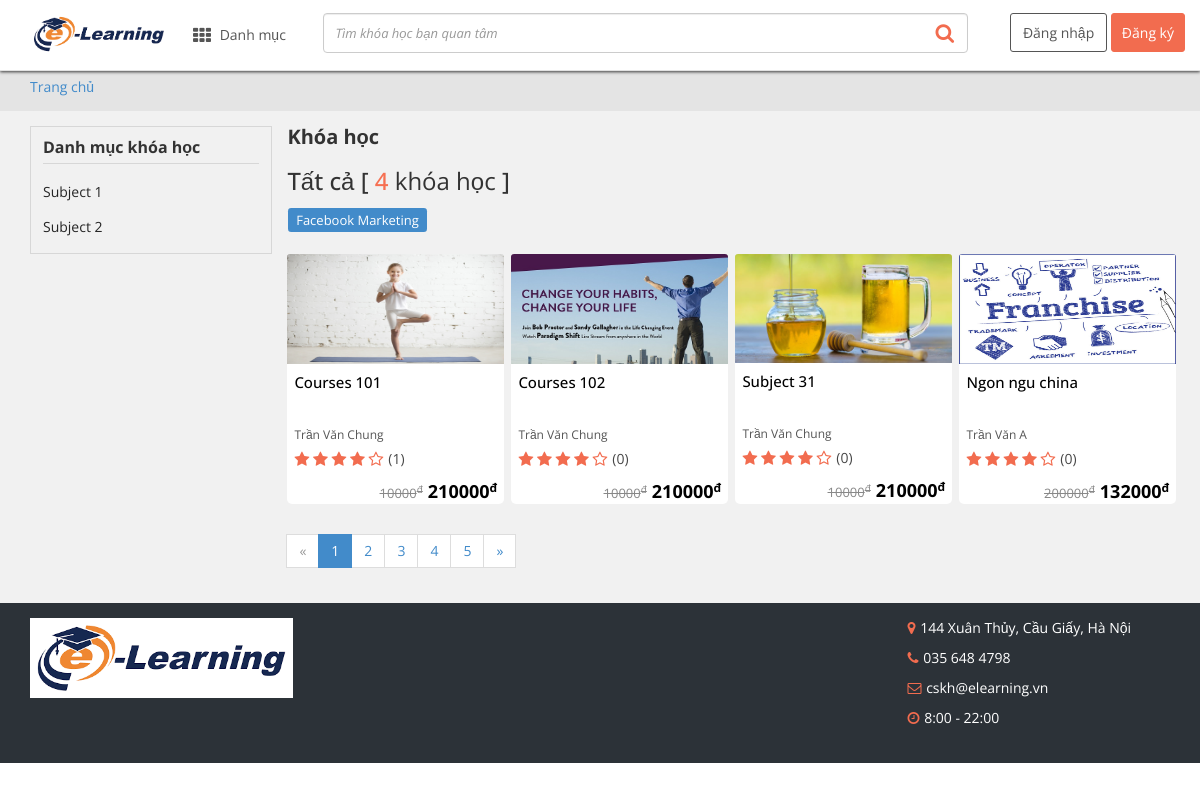
Page /course/l_course/ on the committed database.
### courser/models.py (models this page shows, shortened)
class Subject(models.Model):
    title = models.CharField(max_length=200,  unique=True)
    icon = models.ImageField(upload_to="course/subject", verbose_name="image_teacher",default="image/default.png", max_length=100)
    class Meta:
        abstract = False

class Course(models.Model):
    tag = models.ForeignKey(Tag,
                            related_name='courses',
                            on_delete=models.CASCADE)
    own_teacher = models.ForeignKey(Teacher,
                                related_name='courses',
                                on_delete=models.CASCADE)
    title = models.CharField(max_length=200, unique=True)
    image = models.ImageField(upload_to="course/courses", verbose_name="image", max_length=100)
    rate = models.IntegerField(default=0, verbose_name="rate")
    rate_student = models.IntegerField(default=0, verbose_name="rate_student")
    value_old = models.CharField(max_length=500)
    value_new = models.CharField(max_length=500)
    description = models.CharField(max_length=500)
    students = models.IntegerField(default=0, verbose_name="students")
    video_ins = models.CharField(max_length=500)
    you_need_know = models.CharField(max_length=3000, verbose_name="you_need_know", default='')
    overview = models.TextField()
    learn_times = models.CharField(max_length=500)
    module_nums = models.IntegerField(default=0, verbose_name="module_nums")
    click_nums = models.IntegerField(default=0, verbose_name="click_nums")
    fav_nums = models.IntegerField(default=0, verbose_name="fav_nums")
    teacher_tell = models.CharField(max_length=300, verbose_name="teacher_tell", default='')
    created = models.DateTimeField(auto_now_add=True)
    class Meta:
        verbose_name = "course"
        verbose_name_plural = verbose_name

### user/models.py (models this page shows, shortened)
class Account(models.Model):
    user_name = models.CharField(max_length=50, verbose_name="user_name")
    pass_word = models.CharField(max_length=50, verbose_name="pass_word")
    email = models.CharField(max_length=50, verbose_name="email")
    fullname = models.CharField(max_length=50, verbose_name="fullname")
    address = models.CharField(max_length=100, default="")
    last_login = models.DateTimeField(null=True)
    class Meta:
        abstract = True

class Teacher(Account):
    work_years = models.IntegerField(default=0, verbose_name="work_years")
    work_company = models.CharField(max_length=50, verbose_name="work_company")
    work_position = models.CharField(max_length=50, verbose_name="work_position")
    points = models.CharField(max_length=50, verbose_name="points")
    click_nums = models.IntegerField(default=0, verbose_name="click_nums")
    fav_nums = models.IntegerField(default=0, verbose_name="fav_nums")
    add_time = models.DateTimeField(default=datetime.now)
    age = models.IntegerField(default=18, verbose_name="age")
    image = models.ImageField(upload_to="user/teacher", verbose_name="image_teacher",default="user/teacher/default.jpg", max_length=100)
    class Meta:
        verbose_name = "teacher"
        verbose_name_plural = verbose_name

### courser/views.py (the view, shortened to what this page needs)
# urls.py: path('l_course/', Guest_Course.as_view(), name='list_course'),
class Guest_Course(View):
	def get(self ,request):
		try:
			if request.session['type'] == '1':
				user = Student.objects.filter(id=request.session['id'])[0]
				content = {
					'user' : user,
					'type' : request.session['type'],
					'subjects' : Subject.objects.all(),
					'tags' : Tag.objects.all(),
					'courses' : Course.objects.all(),
					'count' : Course.objects.all().count()
				}
				content.update(menuBar)
				return render(request, 'guest/list_course.html',content)
			else:
				user = Teacher.objects.filter(id=request.session['id'])[0]
				content = {
					'user' : user,
					'subjects' : Subject.objects.all(),
					'tags' : Tag.objects.all(),
					'type' : request.session['type'],
					'courses' : Course.objects.all(),
					'count' : Course.objects.all().count()
				}
				content.update(menuBar)
				return render(request, 'guest/list_course.html',content)
		except Exception as e:
			content = {
				'subjects' : Subject.objects.all(),
				'tags' : Tag.objects.all(),
				'courses' : Course.objects.all(),
				'count' : Course.objects.all().count()
			}
			content.update(menuBar)
			return render(request, 'guest/list_course.html', content)

### courser/templates/guest/list_course.html (shortened to what this page needs)
{% extends "base.html" %}
{% block content %}
<div class="container-fluid bg-br-2">
   <div class="container">
      <ol class="breadcrumb">
         <li><a href="{% url 'home-view' %}">Trang chủ</a></li>
      </ol>
   </div>
</div>
<div class="container-fluid bg-br" style="padding:15px 0">
   <div class="container">
      <div class="row">
         <div class="col-lg-3 col-md-3 col-sm-4 u-list-leftbar hidden-xs ">
            <section>
               <div class="u-cate-list">
                  <p style="font-size: 16px;font-weight: bold;border-bottom: 1px solid #d7d7d7;margin-bottom: 10px;padding-bottom: 5px;">Danh mục khóa học</p>
                  <ul>
	                {% for s in subjects %}
   						<li>
   							<a title="{{s.title}}" aria-hidden="true" href=""></i> {{s.title}}</a>
   						</li>
	                {% endfor %}
                  </ul>
               </div>
            </section>
         </div>
         <div class="col-lg-9 col-md-9 col-sm-9 col-xs-12 main-content" style="">
            <div class="u-all-course">
               <h1 style="font-size: 20px;font-family: inherit;line-height: 1.1;color: inherit;margin-top: 0px;">Khóa học </h1>
               <h3>
                  Tất cả [ <span class="p-or">{{count}}</span>
                  <p> khóa học</p>
                  ]
               </h3>
               <section>
                  <div class="u-hot-cate" style="border: none;padding: 0px 0px;">
                     <ul>
                        <li><a href="../tag/facebook-marketing.html"><span class="label label-primary">Facebook Marketing</span></a></li>
                     </ul>
                  </div>
               </section>
               <br>
               <section>
                  <ul>
                   {% for c in courses %}
                     <li>
                       	<div class="box-pop ">
                           <a href="{% url 'show_course' c.id %}" class="course-box-slider pop" data-placement="left" data-toggle="popover" data-container="body" data-html="true" data-original-title="" title="">
                              <div class="img-course">
                                 <img style="max-height:110px;width:100%;"  class="img-responsive " src="{{c.image.url}}" alt="">
                              </div>
                              <div class="content-course">
                                 <h3 class="title-course" style="font-size:15px;overflow: hidden;margin-top: 8px;height: 44px;"><span >{{c.title}}</span></h3>
                                 <div class="name-gv">
                                    <b>
                                    {{c.own_teacher.fullname}}</b>
                                 </div>
                                 <div class="rate-course" style="display: inline-block;" itemscope >
                                    <span class="star-rate">
                                    <i class="fa fa-star co-or" aria-hidden="true"></i>
                                    <i class="fa fa-star co-or" aria-hidden="true"></i>
                                    <i class="fa fa-star co-or" aria-hidden="true"></i>
                                    <i class="fa fa-star co-or" aria-hidden="true"></i>
                                    <i class="fa fa-star-o co-or" aria-hidden="true"></i>
                                    </span>
                                    <span class="n-rate">(<span >{{c.rate_student}}</span>)</span>
                                 </div>
                              </div>
                              <div class="price-course ">
                                 <span class="price-a" value="{{c.value_new}}">{{c.value_new}}<sup>đ</sup></span>
                                 <span class="price-b">{{c.value_old}}<sup>đ</sup></span>
                              </div>
                           </a>
                        </div>
                     </li>
                     {% endfor %}
                  </ul>
               </section>
            </div>
            <div class="u-number-page">
               <ul class="pagination">
                  <li class="prev disabled"><span>&laquo;</span></li>
                  <li class="active"><a href="marketing.html?page=1" data-page="0">1</a></li>
                  <li><a href="marketing4658.html?page=2" data-page="1">2</a></li>
                  <li><a href="marketing9ba9.html?page=3" data-page="2">3</a></li>
                  <li><a href="marketingfdb0.html?page=4" data-page="3">4</a></li>
                  <li><a href="marketingaf4d.html?page=5" data-page="4">5</a></li>
                  <li class="next"><a href="marketing4658.html?page=2" data-page="1">&raquo;</a></li>
               </ul>
            </div>
         </div>
      </div>
   </div>
</div>
{% endblock content %}

### rows in the picture
Subject: title "Subject 1"
Subject: title "Subject 2"
Course: image (picture), title "Courses 101", own_teacher.fullname "Trần Văn Chung", rate_student "1", value_new "210000", value_old "10000"
Course: image (picture), title "Courses 102", own_teacher.fullname "Trần Văn Chung", rate_student "0", value_new "210000", value_old "10000"
Course: image (picture), title "Subject 31", own_teacher.fullname "Trần Văn Chung", rate_student "0", value_new "210000", value_old "10000"
Course: image (picture), title "Ngon ngu china", own_teacher.fullname "Trần Văn A", rate_student "0", value_new "132000", value_old "200000"

### other values in the picture
{{ count }} "4"
